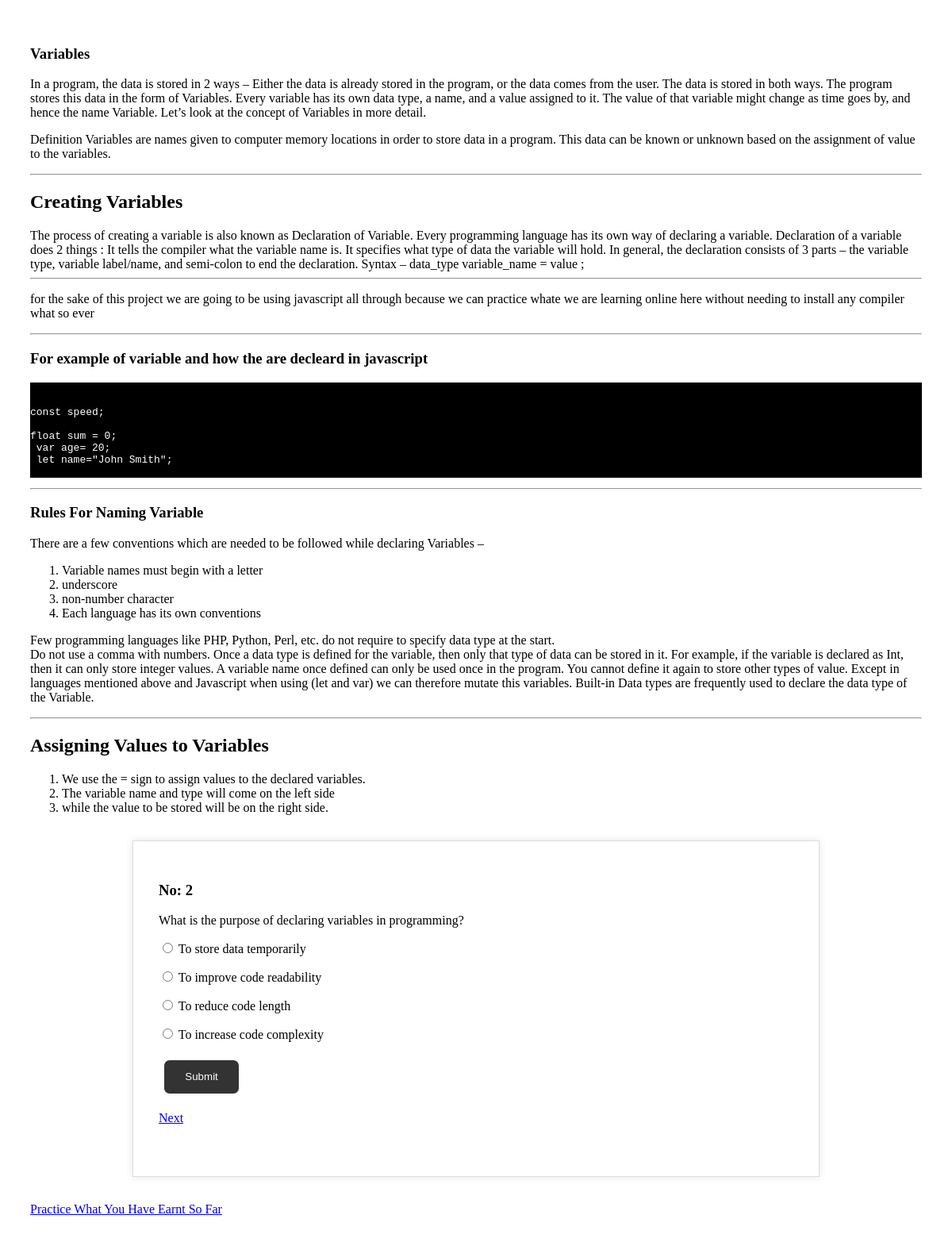
The page /variables2.php on the database its author committed.
### tables this page shows
CREATE TABLE `questions` (
  `id` int(11) NOT NULL,
  `question` text DEFAULT NULL,
  `option_a` text DEFAULT NULL,
  `option_b` text DEFAULT NULL,
  `option_c` text DEFAULT NULL,
  `option_d` text DEFAULT NULL,
  `correct_answer` text DEFAULT NULL,
  `topic` varchar(255) NOT NULL
);

### variableq2.php (the view, shortened to what this page needs)
<?php
$conn= mysqli_connect("localhost","detsconl_projectdb","detsconl_projectdb","detsconl_projectdb");
$sql = "SELECT * FROM questions WHERE id=2 AND topic='variable'";
$result = mysqli_query($conn,$sql);
if (mysqli_num_rows($result)> 0) {
  while($row = mysqli_fetch_assoc($result))
  { ?>
    <p id='question'><?php echo "<h3>No: ".$row['id']."</h3>".$row["question"];?></p>
      <form action="submit.php" method="post">
       <p> <input type="radio" name="choice" value="<?php echo $row['option_a'];?>">
       <?php echo $row['option_a'];?>
       </p>
       <p>   <input type="radio" name="choice" value="<?php echo $row['option_b'];?>">
       <?php echo $row['option_b'];?>
       </p>
          <p>  <input type="radio" name="choice" value="<?php echo $row['option_c'];?>">
          <?php echo $row['option_c'];?>
          </p>
       <p>   <input type="radio" name="choice" value="<?php echo $row['option_d'];?>">
       <?php echo $row['option_d'];?>
       </p>
            <button type="submit" id="submit-btn">Submit</button>
        </form>
 <?php
  }
  }else{
  echo "0 results";
  }
?>

### variables2.php (style rules this page uses)
button { padding: 1em 2em; margin: 0.5em; border: none; border-radius: 0.5em; background-color: #4CAF50; color: #fff; cursor: pointer; }
#submit-btn { background-color: #333; color: #fff; }

### rows shown on the page
questions: id "2", question "What is the purpose of declaring variables in programming?", option_a "To store data temporarily", option_b "To improve code readability", option_c "To reduce code length", option_d "To increase code complexity"
